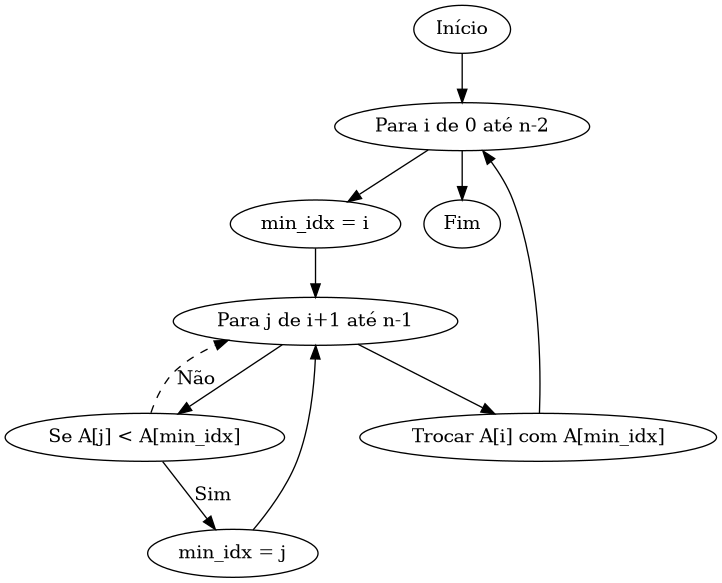

Python code for this plot:
from graphviz import Digraph

g = Digraph('SelectionSort', filename='selection_fluxograma', format='png')
g.attr(rankdir='TB')

g.node('A', 'Início')
g.node('B', 'Para i de 0 até n-2')
g.node('C', 'min_idx = i')
g.node('D', 'Para j de i+1 até n-1')
g.node('E', 'Se A[j] < A[min_idx]')
g.node('F', 'min_idx = j')
g.node('G', 'Trocar A[i] com A[min_idx]')
g.node('H', 'Fim')

g.edge('A', 'B')
g.edge('B', 'C')
g.edge('C', 'D')
g.edge('D', 'E')
g.edge('E', 'F', label='Sim')
g.edge('F', 'D')
g.edge('E', 'D', label='Não', style='dashed')
g.edge('D', 'G')
g.edge('G', 'B')
g.edge('B', 'H')

g.render()
